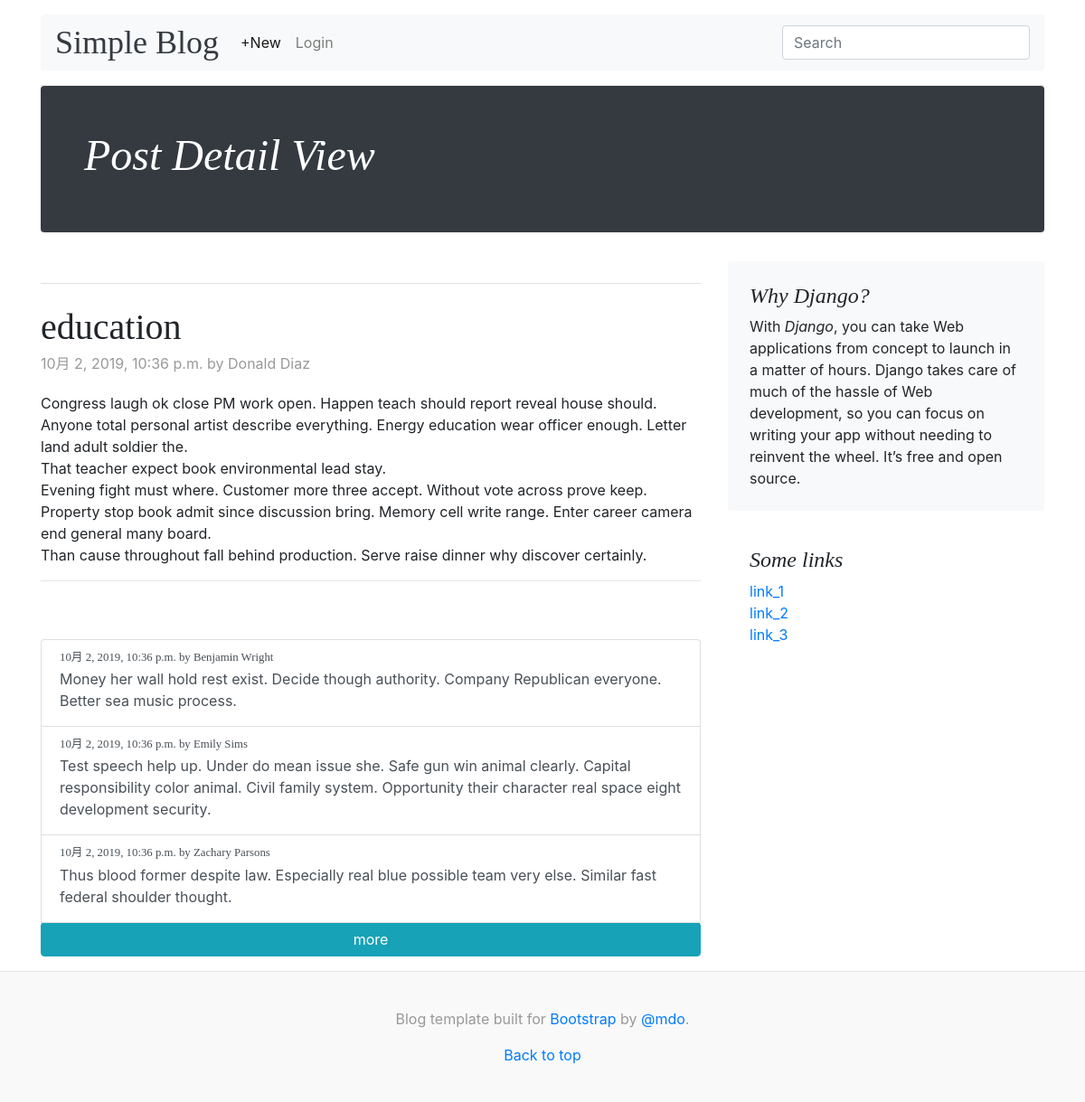
The page /blog/188/ on the database its author committed.
### blog/models.py (models this page shows, shortened)
class Post(models.Model):
    title       = models.CharField(max_length=225)
    body        = models.TextField()
    create_at   = models.DateTimeField(auto_now_add=True)
    update_at   = models.DateTimeField(auto_now=True)
    author      = models.ForeignKey(get_user_model(), on_delete=models.CASCADE)
    class Meta:
        ordering = ['-create_at']

class Comment(models.Model):
    comment     = models.CharField(max_length=140)
    create_at   = models.DateTimeField(auto_now_add=True)
    update_at   = models.DateTimeField(auto_now=True)
    author      = models.ForeignKey(get_user_model(), on_delete=models.CASCADE)
    post        = models.ForeignKey(Post, on_delete=models.CASCADE)
    class Meta:
        ordering = ['-create_at']
    def __str__(self):
        return self.comment

### blog/views.py (the view, shortened to what this page needs)
# urls.py: path('<int:pk>/', views.PostDetailView.as_view(), name='post_detail'),
class PostDetailView(ModelFormMixin, DetailView):
    model = Post
    form_class = CommentModelForm
    def get_context_data(self, *args, **kwargs):
        context = super().get_context_data(*args, **kwargs)
        comment_list = Comment.objects.filter(post=self.object)
        context['comment_list'] = comment_list
        context['is_user'] = get_user_model().objects.filter(id=self.request.user.id)
        return context

### blog/forms.py
class CommentModelForm(forms.ModelForm):
    class Meta:
        model   = Comment
        fields = ['comment']
    def __init__(self, *args, **kwargs):
        super(CommentModelForm, self).__init__(*args, **kwargs)
        for field in self.fields.values():
            field.widget.attrs['class'] = 'form-control mb-3'

### templates/blog/post_detail.html (shortened to what this page needs)
{% extends 'blog/base.html' %}
{% load static %}
{% block content_title %}Post Detail View{% endblock%}
{% block inner_content %}
  <div class="row">
    <div class="col-md-8 blog-main">
      <h3 class="pb-4 mb-4 font-italic border-bottom">
      </h3>
      <div class="blog-post">
        <h2 class="blog-post-title">{{ post.title }}</h2>
        <p class="blog-post-meta">{{ post.create_at }} by {{ post.author }}</p>
        <p>{{ post.body|linebreaks }}</p>
        <hr>
      </div>
      {% if comment_list %}
      <div id="commentListView">
        <ul class="list-group" id="commentList">
          {% for comment in comment_list %}
          <li class="list-group-item list-group-item-action flex-column align-items-start">
            <div class="d-flex w-100 justify-content-between">
              <h5 class="mb-1 small">{{ comment.create_at }} by {{ comment.author }}</h5>
            </div>
            <p class="mb-1">{{ comment }}</p>
          </li>
          {% endfor %}
        </ul>
        <button class="btn btn-info btn-block" id="moreBtn">more</button>
      </div>
      {% endif %}
    </div>
    <aside class="col-md-4 blog-sidebar">
      <div class="p-4 mb-3 bg-light rounded">
        <h4 class="font-italic">Why Django?</h4>
        <p class="mb-0">With <em>Django</em>, you can take Web applications from concept to launch in a matter of hours. Django takes care of much of the hassle of Web development, so you can focus on writing your app without needing to reinvent the wheel. It’s free and open source.</p>
      </div>
      <div class="p-4">
        <h4 class="font-italic">Some links</h4>
        <ol class="list-unstyled mb-0">
          <li><a href="#">link_1</a></li>
          <li><a href="#">link_2</a></li>
          <li><a href="#">link_3</a></li>
        </ol>
      </div>
    </aside>
  </div>
{% endblock inner_content %}

### static/blog/css/blog.css (style rules this page uses)
body { word-wrap:break-word; }
h1, h2, h3, h4, h5, h6 { font-family: "Playfair Display", Georgia, "Times New Roman", serif; }
.blog-post { margin-bottom: 4rem; }
.blog-post-title { margin-bottom: .25rem; font-size: 2.5rem; }
.blog-post-meta { margin-bottom: 1.25rem; color: #999; }

### rows shown on the page
Post: title "education", create_at "10月 2, 2019, 10:36 p.m.", author "Donald Diaz", body "Congress laugh ok close PM work open. Happen teach should report reveal house should. Anyone total personal artist describe everything. Energy education wear officer enough. Letter land adult soldier the. That teacher expect book environmental lead stay. Evening fight must where. Customer more three accept. Without vote across prove keep. Property stop book admit since discussion bring. Memory cell write range. Enter career camera end general many board. Than cause throughout fall behind production. Serve raise dinner why discover certainly."
Comment: create_at "10月 2, 2019, 10:36 p.m.", author "Benjamin Wright", comment "Money her wall hold rest exist. Decide though authority. Company Republican everyone. Better sea music process."
Comment: create_at "10月 2, 2019, 10:36 p.m.", author "Emily Sims", comment "Test speech help up. Under do mean issue she. Safe gun win animal clearly. Capital responsibility color animal. Civil family system. Opportunity their character real space eight development security."
Comment: create_at "10月 2, 2019, 10:36 p.m.", author "Zachary Parsons", comment "Thus blood former despite law. Especially real blue possible team very else. Similar fast federal shoulder thought."
